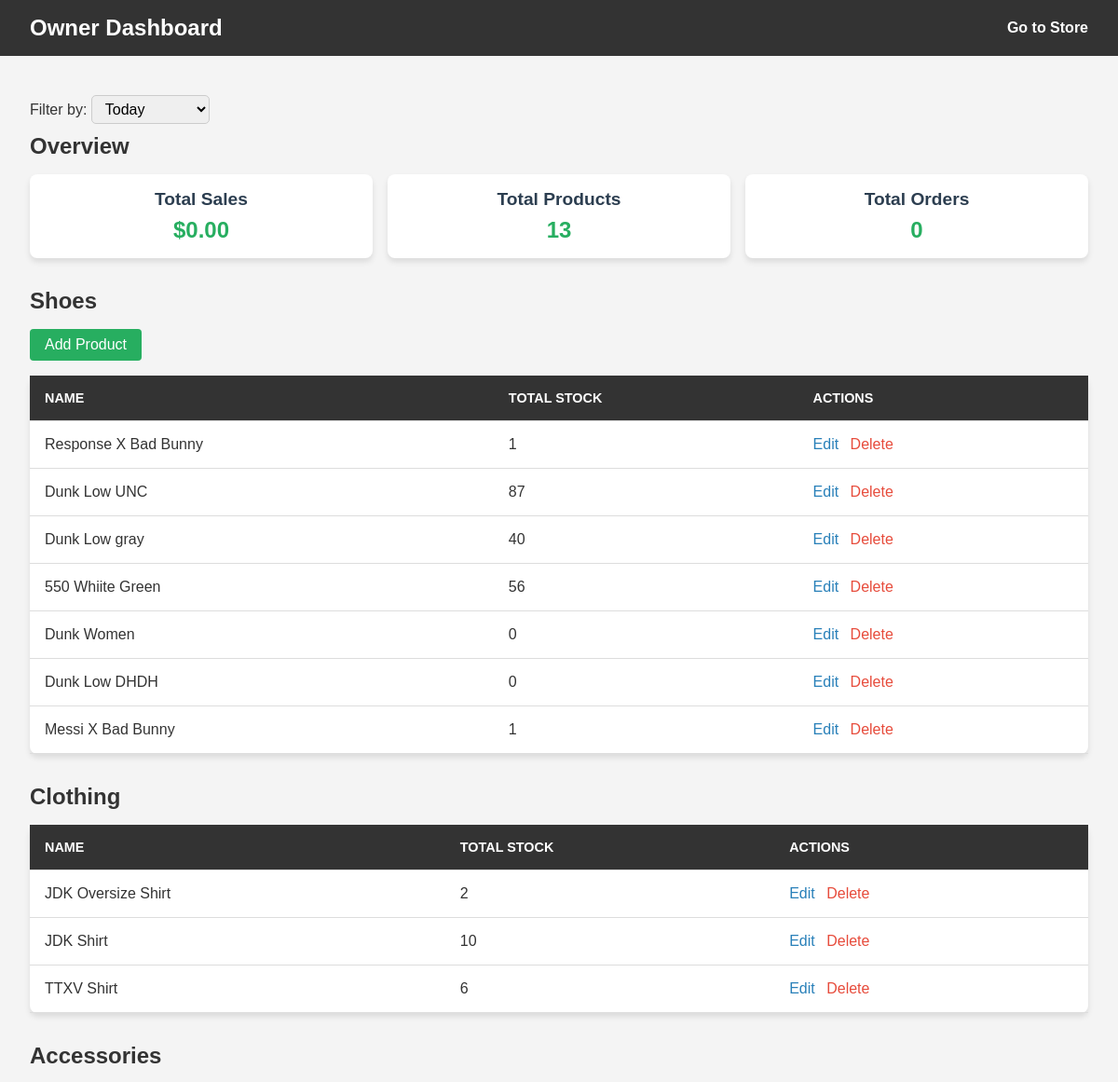
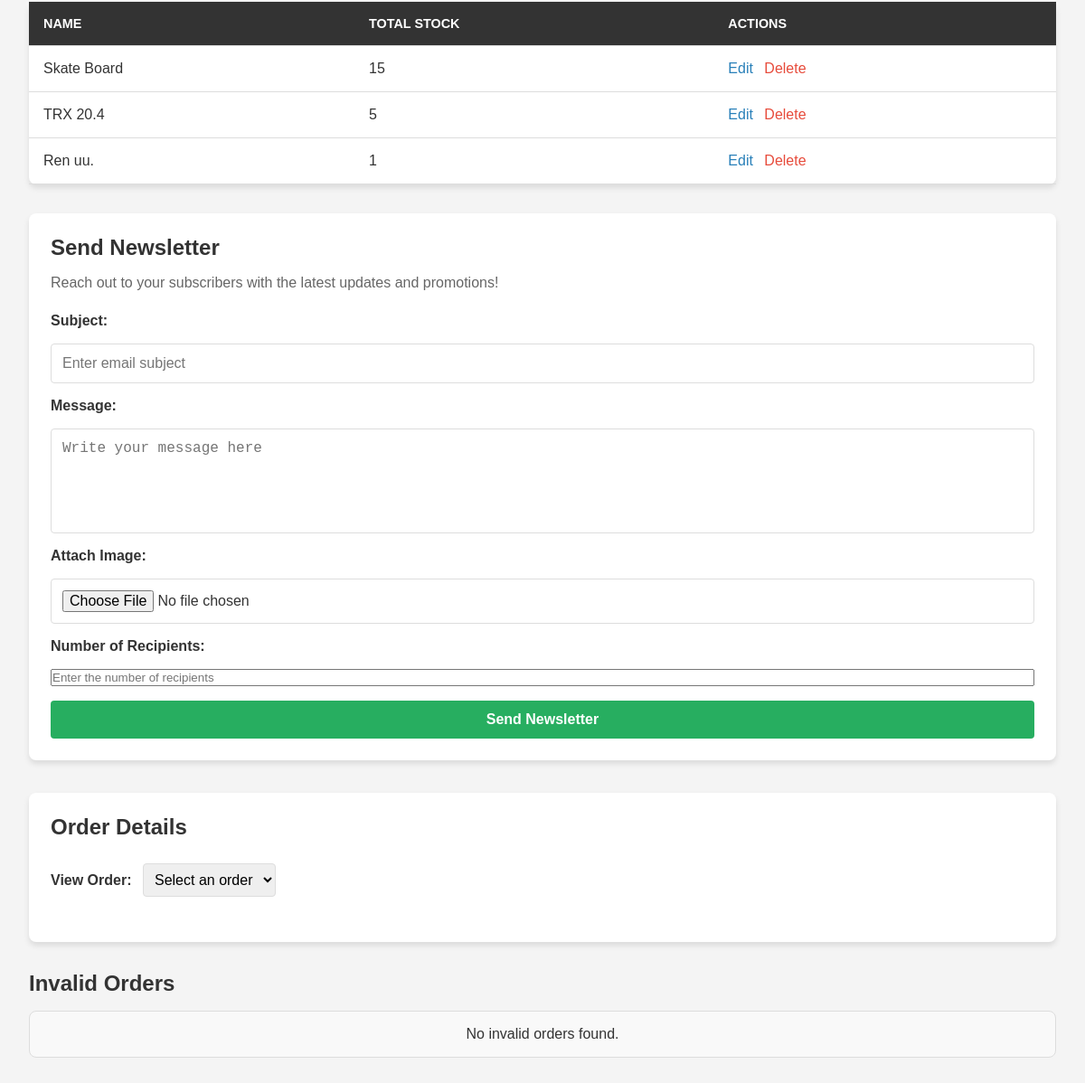
/owner-dashboard/ (signed in), run on the app's committed database (2 pictures, top to bottom).
### store/models.py (models this page shows, shortened)
class Product(models.Model):
    brand = models.CharField(max_length=255)
    name = models.CharField(max_length=255)
    image = models.ImageField(upload_to='products/')
    created_at = models.DateTimeField(auto_now_add=True)  # Automatically set on creation
    product_type = models.CharField(max_length=100, choices=[
        ('shoes', 'Shoes'),
        ('clothing', 'Clothing'),
        ('accessories', 'Accessories'),
    ])
    weight = models.DecimalField(max_digits=5, decimal_places=2, default=0)  # Weight in pounds
    length = models.DecimalField(max_digits=5, decimal_places=2, default=0)  # Length in inches
    width = models.DecimalField(max_digits=5, decimal_places=2, default=0)   # Width in inches
    height = models.DecimalField(max_digits=5, decimal_places=2, default=0)  # Height in inches
    @property
    def total_stock(self):
        return sum(size.stock for size in self.sizes.all())

class ProductSize(models.Model):
    product = models.ForeignKey(Product, related_name='sizes', on_delete=models.CASCADE)
    size = models.CharField(max_length=10)
    price = models.DecimalField(max_digits=10, decimal_places=2)
    stock = models.PositiveIntegerField(default=0)

### store/views.py (the view, shortened to what this page needs)
# urls.py: path('owner-dashboard/', views.owner_dashboard, name='owner_dashboard'),
@login_required
@user_passes_test(owner_required, login_url='index')
def owner_dashboard(request):
    shoes = Product.objects.filter(product_type='shoes')
    clothing = Product.objects.filter(product_type='clothing')
    accessories = Product.objects.filter(product_type='accessories')
    total_products = Product.objects.count()
    filter_option = request.GET.get('filter', 'current_day')  # Default to current day
    now = datetime.now()
    if filter_option == 'current_day':
        start_time = now - timedelta(days=1)
    elif filter_option == 'last_7_days':
        start_time = now - timedelta(days=7)
    elif filter_option == 'last_month':
        start_time = now - timedelta(days=30)
    else:
        start_time = None  # Default to show all records if no filter matches
    try:
        payment_intents = stripe.PaymentIntent.list(limit=100)
        filtered_payment_intents = [
            intent for intent in payment_intents['data']
            if intent['status'] == 'succeeded' and
               (start_time is None or datetime.fromtimestamp(intent['created']) >= start_time)
        ]
        total_sales = format_price(sum(
            Decimal(intent['amount_received']) / 100  # Stripe stores amounts in cents
            for intent in filtered_payment_intents
        ))
        total_orders = len(filtered_payment_intents)
        orders = [
            {
                'id': intent['id'],
                'name': intent['shipping']['name'] if intent.get('shipping') else 'N/A',
                'address': ", ".join(
                    filter(None, [
                        intent['shipping']['address']['line1'] if intent.get('shipping') else '',
                        intent['shipping']['address']['line2'] if intent.get('shipping') else '',
                        intent['shipping']['address']['city'] if intent.get('shipping') else '',
                        intent['shipping']['address']['state'] if intent.get('shipping') else '',
                        intent['shipping']['address']['postal_code'] if intent.get('shipping') else '',
                        intent['shipping']['address']['country'] if intent.get('shipping') else '',
                    ])
                ) if intent.get('shipping') else 'N/A',
                'email': intent['receipt_email'] or 'N/A',
                'amount': format_price(Decimal(intent['amount_received']) / 100),
                'date': datetime.fromtimestamp(intent['created']).strftime('%B %d, %Y at %I:%M %p'),
            }
            for intent in filtered_payment_intents
        ]
        invalid_orders = fetch_invalid_orders()
    except Exception as e:
        print(f"Error fetching Stripe data: {e}")
        total_sales = format_price(0)
        total_orders = 0
        orders = []
        invalid_orders = []
    form = NewsletterForm()
    return render(request, 'store/owner_dashboard.html', {
        'shoes': shoes,
        'clothing': clothing,
        'accessories': accessories,
        'total_sales': total_sales,
        'total_products': total_products,
        'total_orders': total_orders,
        'filter_option': filter_option,
        'orders': orders,
        'invalid_orders': invalid_orders,  # Pass invalid orders to the template
        'newsletter_form': form,
    })

### store/templates/store/owner_dashboard.html (shortened to what this page needs)
<!DOCTYPE html>
<html lang="en">
<head>
    {% load static %}
    <link rel="stylesheet" href="{% static 'css/styles.css' %}">
</head>
<body class="dashboard-page">
    <header class="dashboard-header">
        <div class="dashboard-header__logo">
            <h1 class="dashboard-title">Owner Dashboard</h1>
        </div>
        <nav class="dashboard-header__nav">
            <a href="{% url 'index' %}" class="dashboard-nav-link">Go to Store</a>
        </nav>
    </header>
    <main class="dashboard-main">
        <div class="filter-options">
            <form method="get">
                <label for="filter">Filter by:</label>
                <select name="filter" id="filter" onchange="this.form.submit()">
                    <option value="current_day" {% if filter_option == 'current_day' %}selected{% endif %}>Today</option>
                </select>
            </form>
        </div>
        <section class="dashboard-section dashboard-overview">
            <h2 class="dashboard-section-title">Overview</h2>
            <div class="dashboard-overview-cards">
                <div class="dashboard-card">
                    <h3 class="dashboard-card-title">Total Sales</h3>
                    <p class="dashboard-card-value">${{ total_sales }}</p>
                </div>
                <div class="dashboard-card">
                    <h3 class="dashboard-card-title">Total Products</h3>
                    <p class="dashboard-card-value">{{ total_products }}</p>
                </div>
                <div class="dashboard-card">
                    <h3 class="dashboard-card-title">Total Orders</h3>
                    <p class="dashboard-card-value">{{ total_orders }}</p>
                </div>
            </div>
        </section>
        <section class="dashboard-section dashboard-products">
            <h2 class="dashboard-section-title">Shoes</h2>
            <a href="{% url 'add_product' %}" class="dashboard-add-product-btn">Add Product</a>
            <table class="dashboard-product-table">
                <thead>
                    <tr>
                        <th class="dashboard-table-header">Name</th>
                        <th class="dashboard-table-header">Total Stock</th>
                        <th class="dashboard-table-header">Actions</th>
                    </tr>
                </thead>
                <tbody>
                    {% for product in shoes %}
                    <tr>
                        <td class="dashboard-table-cell">{{ product.name }}</td>
                        <td class="dashboard-table-cell">{{ product.total_stock }}</td>
                        <td class="dashboard-table-cell">
                            <a href="{% url 'edit_product' product.id %}" class="dashboard-action-link dashboard-edit-link">Edit</a>
                            <a href="{% url 'delete_product' product.id %}" class="dashboard-action-link dashboard-delete-link">Delete</a>
                        </td>
                    </tr>
                    {% empty %}
                    <tr>
                        <td colspan="3" class="dashboard-table-cell">No shoes available.</td>
                    </tr>
                    {% endfor %}
                </tbody>
            </table>
        </section>
        <section class="dashboard-section dashboard-products">
            <h2 class="dashboard-section-title">Clothing</h2>
            <table class="dashboard-product-table">
                <thead>
                    <tr>
                        <th class="dashboard-table-header">Name</th>
                        <th class="dashboard-table-header">Total Stock</th>
                        <th class="dashboard-table-header">Actions</th>
                    </tr>
                </thead>
                <tbody>
                    {% for product in clothing %}
                    <tr>
                        <td class="dashboard-table-cell">{{ product.name }}</td>
                        <td class="dashboard-table-cell">{{ product.total_stock }}</td>
                        <td class="dashboard-table-cell">
                            <a href="{% url 'edit_product' product.id %}" class="dashboard-action-link dashboard-edit-link">Edit</a>
                            <a href="{% url 'delete_product' product.id %}" class="dashboard-action-link dashboard-delete-link">Delete</a>
                        </td>
                    </tr>
                    {% empty %}
                    <tr>
                        <td colspan="3" class="dashboard-table-cell">No clothing available.</td>
                    </tr>
                    {% endfor %}
                </tbody>
            </table>
        </section>
        <section class="dashboard-section dashboard-products">
            <h2 class="dashboard-section-title">Accessories</h2>
            <table class="dashboard-product-table">
                <thead>
                    <tr>
                        <th class="dashboard-table-header">Name</th>
                        <th class="dashboard-table-header">Total Stock</th>
                        <th class="dashboard-table-header">Actions</th>
                    </tr>
                </thead>
                <tbody>
                    {% for product in accessories %}
                    <tr>
                        <td class="dashboard-table-cell">{{ product.name }}</td>
                        <td class="dashboard-table-cell">{{ product.total_stock }}</td>
                        <td class="dashboard-table-cell">
                            <a href="{% url 'edit_product' product.id %}" class="dashboard-action-link dashboard-edit-link">Edit</a>
                            <a href="{% url 'delete_product' product.id %}" class="dashboard-action-link dashboard-delete-link">Delete</a>
                        </td>
                    </tr>
                    {% empty %}
                    <tr>
                        <td colspan="3" class="dashboard-table-cell">No accessories available.</td>
                    </tr>
                    {% endfor %}
                </tbody>
            </table>
        </section>
        <div class="dashboard-newsletter">
            <h2 class="dashboard-newsletter-title">Send Newsletter</h2>
            <p>Reach out to your subscribers with the latest updates and promotions!</p>
            <form method="POST" enctype="multipart/form-data">
              <label for="subject">Subject:</label>
              <input type="text" name="subject" id="subject" placeholder="Enter email subject" required>
              <label for="message">Message:</label>
              <textarea name="message" id="message" rows="5" placeholder="Write your message here" required></textarea>
              <label for="image">Attach Image:</label>
              <input type="file" name="image" id="image" accept="image/*">
              <label for="recipient_count">Number of Recipients:</label>
              <input type="number" name="recipient_count" id="recipient_count" placeholder="Enter the number of recipients" min="1" required>
              <button type="submit">Send Newsletter</button>
            </form>
          </div>
          <br>
          <br>
        <section class="dashboard-section dashboard-orders">
            <h2 class="dashboard-section-title">Order Details</h2>
            <div class="order-dropdown">
                <label for="order-select">View Order:</label>
                <select id="order-select" onchange="showOrderDetails(this.value)">
                    <option value="">Select an order</option>
                </select>
            </div>
        </section>
        <h2 class="dashboard-section-title">Invalid Orders</h2>
        {% if invalid_orders %}
        <div class="dashboard-invalid-orders">
            <table class="dashboard-invalid-orders-table">
                <thead>
                    <tr>
                        <th>Customer Name</th>
                        <th>Email</th>
                        <th>Address</th>
                        <th>Date</th>
                        <th>Error</th>
                    </tr>
                </thead>
                <tbody>
                    {% for order in invalid_orders %}
                        <tr>
                            <td>{{ order.name }}</td>
                            <td>{{ order.email }}</td>
                            <td>{{ order.address }}</td>
                            <td>{{ order.date }}</td>
                            <td>{{ order.error_message }}</td>
                        </tr>
                    {% endfor %}
                </tbody>
            </table>
        </div>
        {% else %}
            <p class="dashboard-no-invalid-orders">No invalid orders found.</p>
        {% endif %}
    </main>
</body>
</html>

### data on the page
Product: name "Response X Bad Bunny", total_stock "1"
Product: name "Dunk Low UNC", total_stock "87"
Product: name "Dunk Low gray", total_stock "40"
Product: name "550 Whiite Green", total_stock "56"
Product: name "Dunk Women", total_stock "0"
Product: name "Dunk Low DHDH", total_stock "0"
Product: name "Messi X Bad Bunny", total_stock "1"
Product: name "JDK Oversize Shirt", total_stock "2"
Product: name "JDK Shirt", total_stock "10"
Product: name "TTXV Shirt", total_stock "6"
Product: name "Skate Board", total_stock "15"
Product: name "TRX 20.4", total_stock "5"
Product: name "Ren uu.", total_stock "1"

### other printed values
{{ total_sales }} "0.00"
{{ total_products }} "13"
{{ total_orders }} "0"
